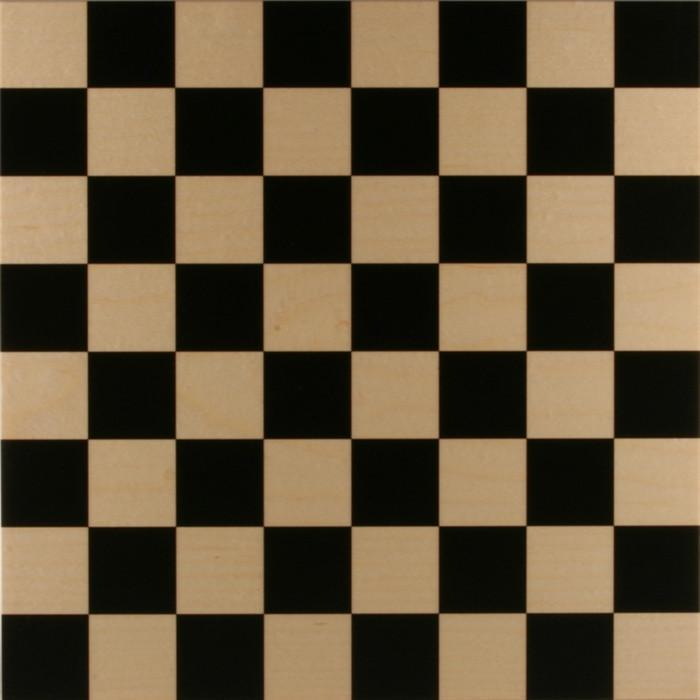
#> input picture ESE 358 Project 3/Part 4/chessboard.jpg, 700 x 700 px
$ python Project3Part3.py   (older library calls are emulated)
#> lines starting #> are read from the running program, lines starting #| are printed output that depends on the picture
"""
ESE 358 Project 3: Part 4a and 4b:Corner edge detection and local feature descriptor
"""
import cv2
import numpy as np
from matplotlib import pyplot as plt
import math
from skimage import io


def my_harris(window_size, k, threshold):
#> called with window_size = 3, k = 0.04, threshold = 0.3
    img = io.imread('chessboard.jpg')
#> img is the input picture: shape (700, 700, 3); mean R, G, B 96.7, 81.6, 58.9
    gray = cv2.cvtColor(img, cv2.COLOR_BGR2GRAY)
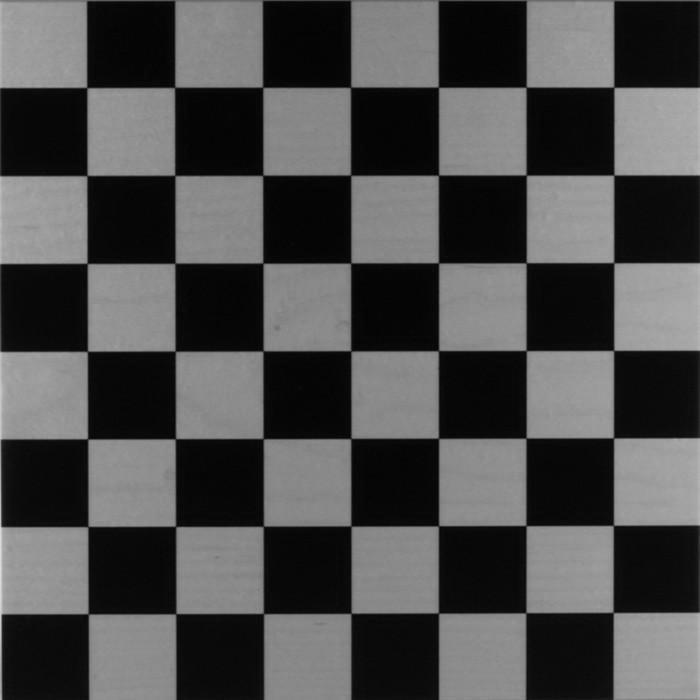
#> gray: shape (700, 700); min 1, max 222, mean 76.4

    M = gray.shape[0];
#> M = 700
    N = gray.shape[1];
#> N = 700

    g = np.zeros(N)
#> g = 700 values from 0 to 0
    outputImagePart4 = np.zeros((M, M))

    img_gaussian = cv2.GaussianBlur(gray, (9, 9), 2)

    height = img.shape[0]  # .shape[0] outputs height
#> height = 700
    width = img.shape[1]  # .shape[1] outputs width .shape[2] outputs color channels of image
#> width = 700
    matrix_R = np.zeros((height, width))

    offset = int(window_size)


    Ix = cv2.Sobel(img_gaussian, cv2.CV_64F, 1, 0)
    Iy = cv2.Sobel(img_gaussian, cv2.CV_64F, 0, 1)

    A = np.square(Ix)
    B = np.square(Iy)
    C = Ix * Iy
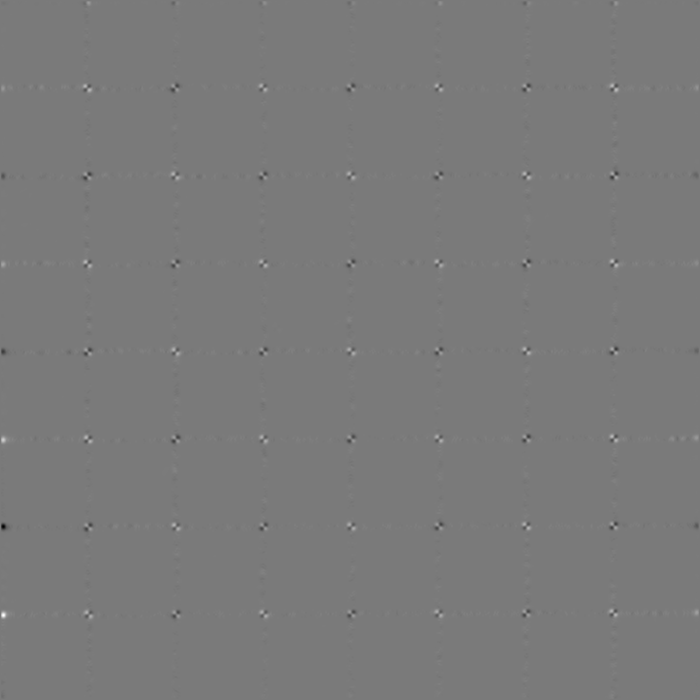
#> C: shape (700, 700) float64; min -17544, max 18923, mean 2.1; drawn with min black and max white

    Aprime = cv2.GaussianBlur(A, (11, 11), 5.5)
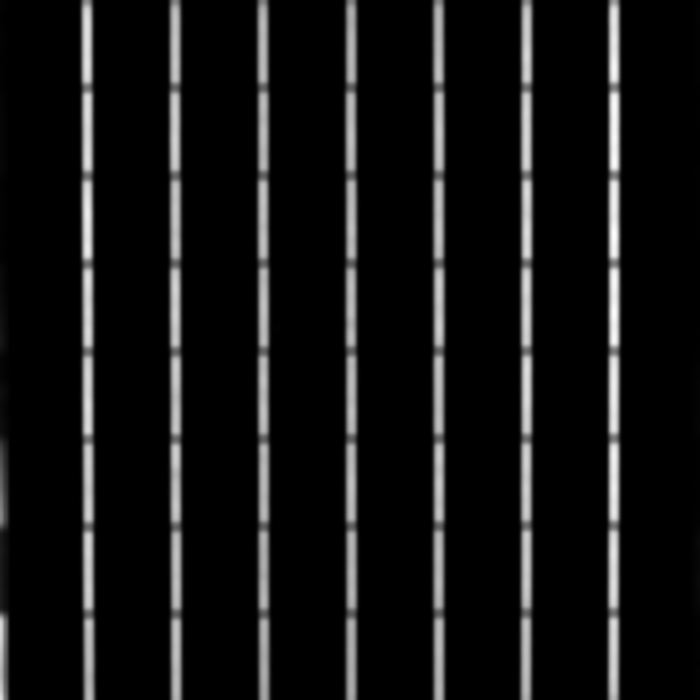
#> Aprime: shape (700, 700) float64; min 0, max 18211.6, mean 1374; drawn with min black and max white
    Bprime = cv2.GaussianBlur(B, (11, 11), 5.5)
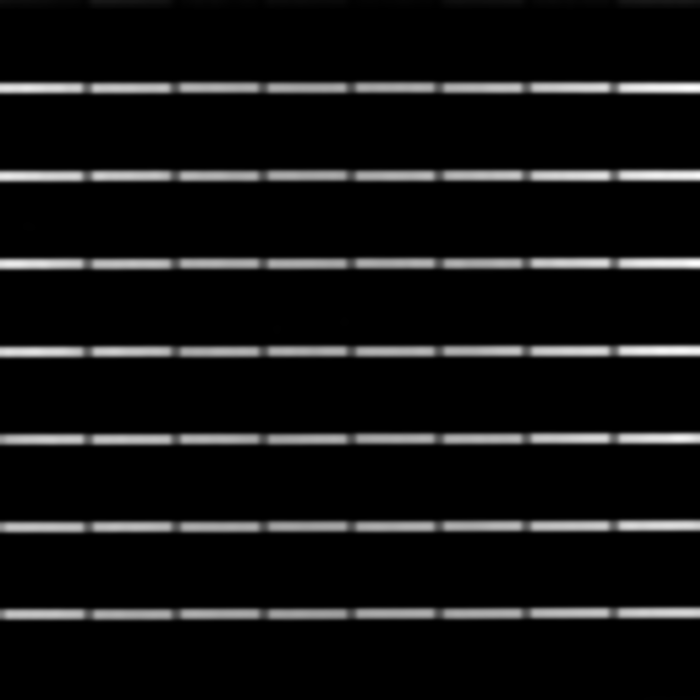
#> Bprime: shape (700, 700) float64; min 0, max 20374.6, mean 1444.4; drawn with min black and max white
    Cprime = cv2.GaussianBlur(C, (11, 11), 5.5)

    print("Finding Corners...")
    for y in range(offset, height - offset):
        for x in range(offset, width - offset):
            H = np.array([[Aprime[y,x],Cprime[y,x]],[Cprime[y,x],Bprime[y,x]]])

            det = np.linalg.det(H)
            tr = np.matrix.trace(H)
            R = det - k * (tr ** 2)
            matrix_R[y - offset, x - offset] = R
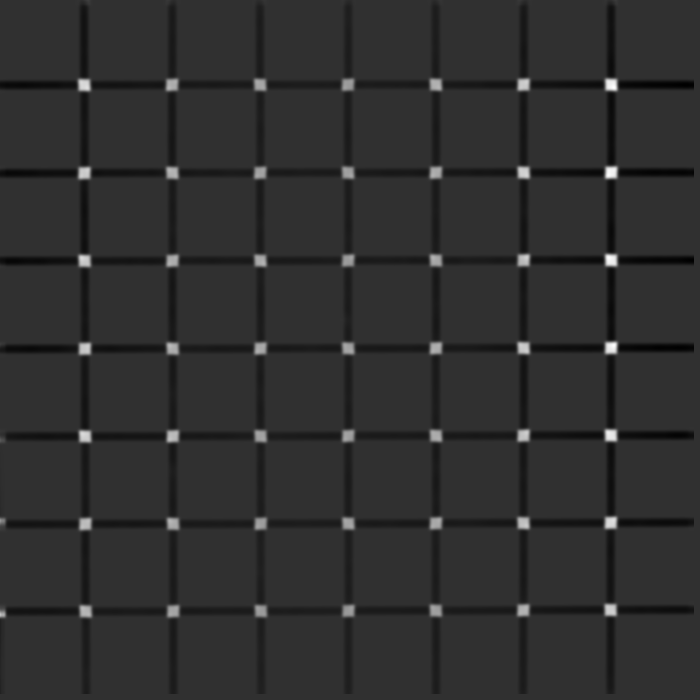
#> matrix_R: shape (700, 700) float64; min -16415307.5, max 69304364.8, mean -540366.7; drawn with min black and max white

    cv2.normalize(matrix_R, matrix_R, 0, 1, cv2.NORM_MINMAX)

    sum4 = 0
    sum5 = 0
    sum6 = 0
    sum7 = 0
    sum8 = 0
    sum9 = 0
    sum10 = 0
    sum11 = 0
    for y in range(offset, height - offset):
        for x in range(offset, width - offset):
            value = matrix_R[y, x]
            if value > threshold:
               cv2.circle(img, (x, y), 1, (255, 255, 255))
               print('Pixel Coordinates of Corner pixels: ', (x, y))

               mag, ang = cv2.cartToPolar(Ix[x,y], Iy[x,y])

               for ix, iy in np.ndindex(ang.shape):
                   nearest45Degrees = round(math.degrees(ang[ix, iy]) / 45) * 45
                   magnitude = mag[ix, iy]
                   if nearest45Degrees == 0:
                       sum4 += magnitude
                   elif nearest45Degrees == 45:
                       sum5 += magnitude
                   elif nearest45Degrees == 90:
                       sum6 += magnitude
                   elif nearest45Degrees == 135:
                       sum7 += magnitude
                   elif nearest45Degrees == 180:
                       sum8 += magnitude
                   elif nearest45Degrees == 225:
                       sum9 += magnitude
                   elif nearest45Degrees == 270:
                       sum10 += magnitude
                   elif nearest45Degrees == 315:
                       sum11 += magnitude

               location = 0

               hn = np.zeros((1, 8))
               h = np.zeros((1, 8))

               h[0][0] = sum4
               h[0][1] = sum5
               h[0][2] = sum6
               h[0][3] = sum7
               h[0][4] = sum8
               h[0][5] = sum9
               h[0][6] = sum10
               h[0][7] = sum11

               for c in range(0, 7):
                   if (h[0][c] > h[0][location]):
                       location = c;

               for i in range(0, 8):
                   hn[0][((6 - 2 + i) % 8)] = h[0][((location + i) % 8)]

               z = [0, 45, 90, 135, 180, 225, 270, 315]
               a = (sum4, sum5, sum6, sum7, sum8, sum9, sum10, sum11)
               print()
               print('Normalized Histogram for Corner pixels (part4b): ', (x, y))

               for i in range(0, 8):
                    print(z[i], 'degrees: ', hn[0][i])
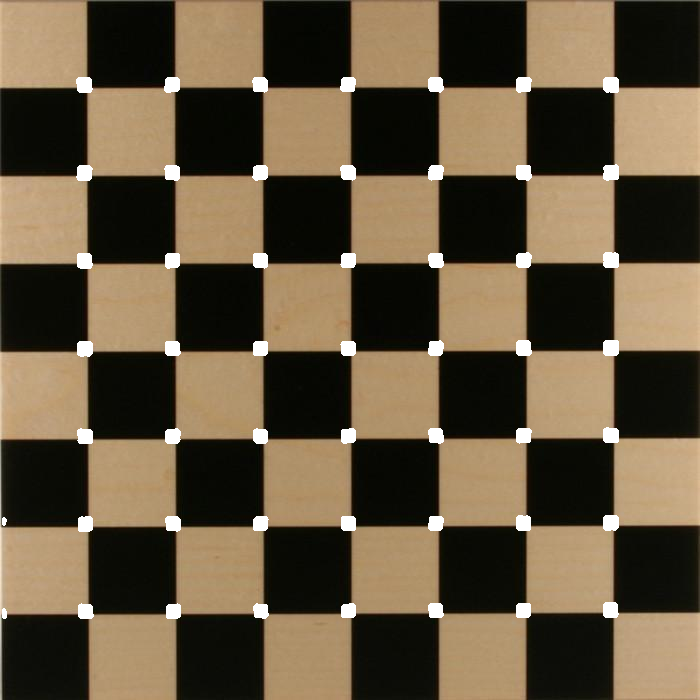
#> img: shape (700, 700, 3); mean R, G, B 100.3, 85.5, 63.3
#> after the loop, sum10 = 188938.8; sum11 = 29335.7; sum4 = 104460.3; sum5 = 29625.7; sum6 = 188823.9; sum7 = 29241; sum8 = 187273.8; sum9 = 31873.6
               # [5 lines of commented-out code are left out]


    plt.title("Corner Detection Part 4a")
    plt.imshow(cv2.cvtColor(img, cv2.COLOR_BGR2RGB))
    plt.show()
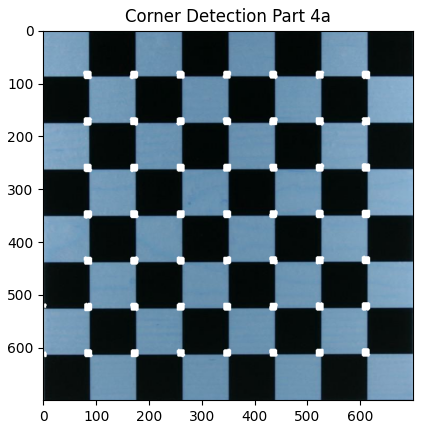
#> figure drawn by matplotlib, 1 panel; B, G, R data is drawn as R, G, B

my_harris(3, 0.04, 0.30)
